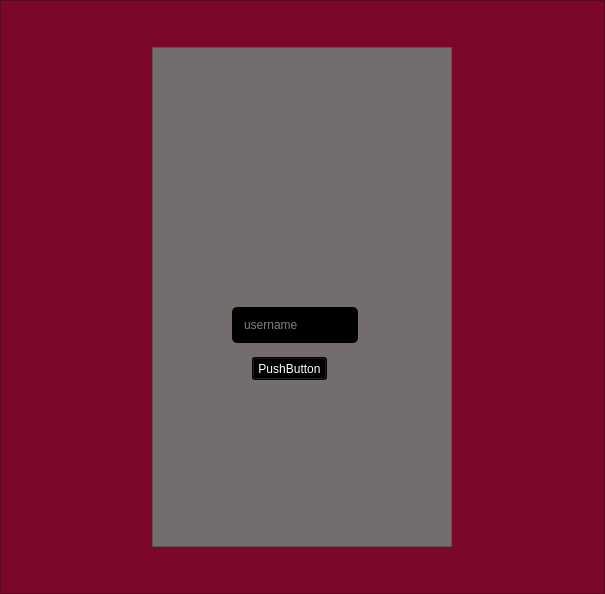
<?xml version="1.0" encoding="UTF-8"?>
<ui version="4.0">
 <class>Form</class>
 <widget class="QWidget" name="Form">
  <property name="geometry">
   <rect>
    <x>0</x>
    <y>0</y>
    <width>605</width>
    <height>594</height>
   </rect>
  </property>
  <property name="windowTitle">
   <string>Form</string>
  </property>
  <layout class="QVBoxLayout" name="verticalLayout">
   <property name="spacing">
    <number>0</number>
   </property>
   <property name="leftMargin">
    <number>0</number>
   </property>
   <property name="topMargin">
    <number>0</number>
   </property>
   <property name="rightMargin">
    <number>0</number>
   </property>
   <property name="bottomMargin">
    <number>0</number>
   </property>
   <item>
    <widget class="QFrame" name="frame">
     <property name="styleSheet">
      <string notr="true">background-color: rgb(123, 8, 40);</string>
     </property>
     <property name="frameShape">
      <enum>QFrame::StyledPanel</enum>
     </property>
     <property name="frameShadow">
      <enum>QFrame::Raised</enum>
     </property>
     <layout class="QHBoxLayout" name="horizontalLayout">
      <item>
       <widget class="QFrame" name="frame_2">
        <property name="maximumSize">
         <size>
          <width>300</width>
          <height>500</height>
         </size>
        </property>
        <property name="styleSheet">
         <string notr="true">QFrame {
background-color: rgb(116, 109, 109);
}
QLineEdit {
background-color: rgb(0, 0, 0);
color:rgb(255, 255, 255);
border-radius:5px;
padding: 10px;
}
QPushButton {
	background-color: rgb(0, 0, 0);
	color: rgb(255, 255, 255);
}

QPushButton:pressed {
	background-color: rgb(82, 43, 71);
}
QPushButton:hover {
	background-color: rgb(116, 109, 109);
}</string>
        </property>
        <property name="frameShape">
         <enum>QFrame::StyledPanel</enum>
        </property>
        <property name="frameShadow">
         <enum>QFrame::Raised</enum>
        </property>
        <widget class="QLabel" name="logo_1">
         <property name="geometry">
          <rect>
           <x>80</x>
           <y>30</y>
           <width>141</width>
           <height>171</height>
          </rect>
         </property>
         <property name="text">
          <string/>
         </property>
         <property name="pixmap">
          <pixmap resource="qt_rsc.qrc">:/newPrefix/tutorial_rsc/person.png</pixmap>
         </property>
         <property name="scaledContents">
          <bool>true</bool>
         </property>
        </widget>
        <widget class="QLineEdit" name="usernameEdit">
         <property name="geometry">
          <rect>
           <x>80</x>
           <y>260</y>
           <width>126</width>
           <height>36</height>
          </rect>
         </property>
         <property name="placeholderText">
          <string>username</string>
         </property>
        </widget>
        <widget class="QPushButton" name="pushButton">
         <property name="geometry">
          <rect>
           <x>100</x>
           <y>310</y>
           <width>75</width>
           <height>23</height>
          </rect>
         </property>
         <property name="styleSheet">
          <string notr="true"/>
         </property>
         <property name="text">
          <string>PushButton</string>
         </property>
        </widget>
       </widget>
      </item>
     </layout>
    </widget>
   </item>
  </layout>
 </widget>
 <resources>
  <include location="qt_rsc.qrc"/>
 </resources>
 <connections/>
</ui>
